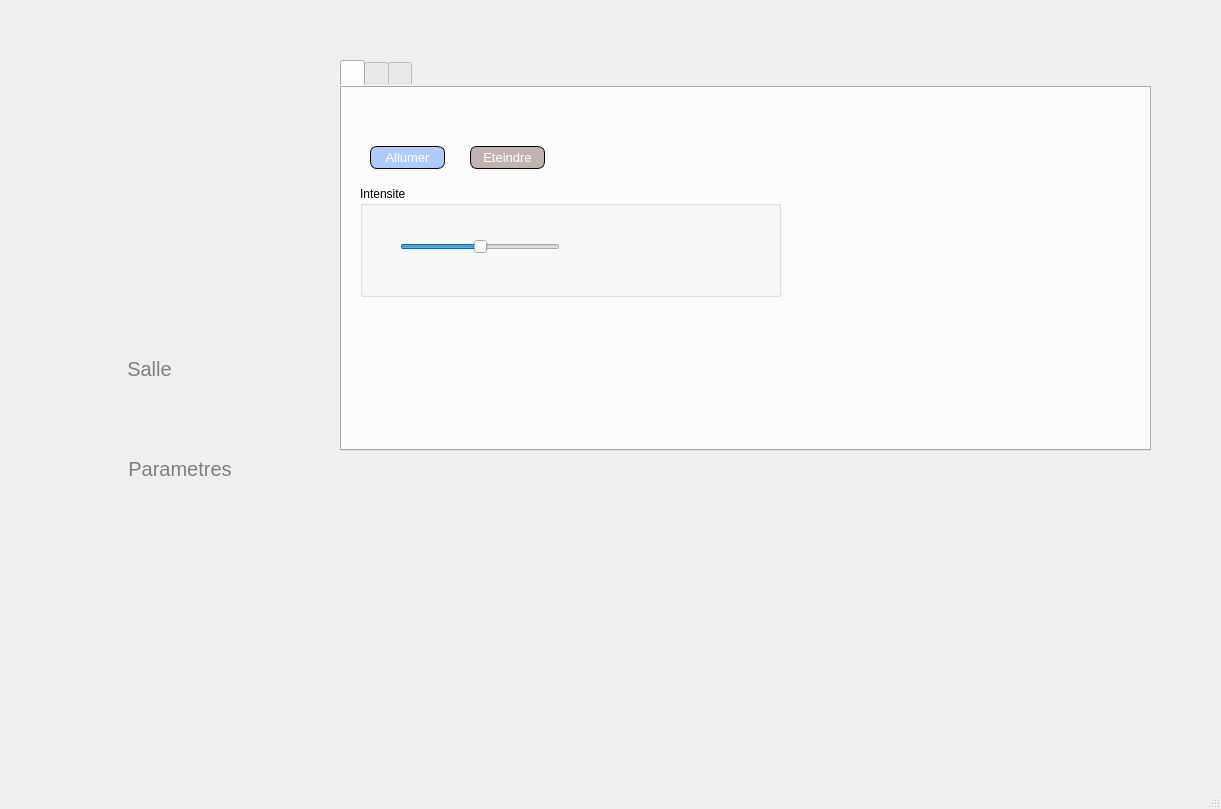
<?xml version="1.0" encoding="UTF-8"?>
<ui version="4.0">
 <class>classe</class>
 <widget class="QMainWindow" name="classe">
  <property name="geometry">
   <rect>
    <x>0</x>
    <y>0</y>
    <width>1221</width>
    <height>809</height>
   </rect>
  </property>
  <property name="windowTitle">
   <string>MainWindow</string>
  </property>
  <property name="styleSheet">
   <string notr="true">#menuWindow {
background:  QLinearGradient(x1: 0, y1: 0, x2: 0, y2: 1, stop: 0 #eef, stop: 1 #ccf);
}

#mainFrame {
border: 3px solid gray;
border-radius: 40px;
background: QLinearGradient(x1: 0, y1: 0, x2: 0, y2: 1, stop: 0 #eef, stop: 1 #ccf);
}
QLineEdit {
padding: 2px;
border-style: solid;
border:2px solid gray ;

border-radius: 8px;


}

QDateEdit 
{
padding: 1px;
border-style: solid;
border: 2px solid gray;
border-radius: 8px;
}


QPushButton {
color: white;

background-color: QLinearGradient( x1: 0, y1: 0, x2: 0, y2: 1, stop: 0 #88d, stop: 0.1 #99e, stop: 0.49 #77c, stop: 0.5 #66b, stop: 1 #77c);
border-width: 1px;
border-color: #339;
border-style: solid;
border-radius: 7;
padding: 3px;
font-size: 13px;
padding-left: 5px;
padding-right: 5px;

}


QLabel {
color :  QLinearGradient( x1: 0, y1: 0, x2: 0, y2: 1, stop: 0 #88d, stop: 0.1 #99e, stop: 0.49 #77c, stop: 0.5 #66b, stop: 1 #77c);
font-weight: bold;
font-size: 15px;
}</string>
  </property>
  <widget class="QWidget" name="centralwidget">
   <widget class="QPushButton" name="retour">
    <property name="geometry">
     <rect>
      <x>220</x>
      <y>528</y>
      <width>71</width>
      <height>61</height>
     </rect>
    </property>
    <property name="styleSheet">
     <string notr="true">#retour {
background-color: transparent;
border-image: url(:/img/img/retour.jpg);
background: none;
border: none;
background-repeat: none;
color : gray ;

font-size: 20px;
}</string>
    </property>
    <property name="text">
     <string/>
    </property>
   </widget>
   <widget class="QPushButton" name="pb_ajouter_4">
    <property name="geometry">
     <rect>
      <x>4</x>
      <y>448</y>
      <width>291</width>
      <height>41</height>
     </rect>
    </property>
    <property name="cursor">
     <cursorShape>PointingHandCursor</cursorShape>
    </property>
    <property name="styleSheet">
     <string notr="true">#pb_ajouter_4 {
background-color: transparent;
border-image: url(:/img/img/store.jpg);
background: none;
border: none;
background-repeat: none;
color : gray ;

font-size: 20px;
}</string>
    </property>
    <property name="text">
     <string>               Parametres    </string>
    </property>
   </widget>
   <widget class="QPushButton" name="pushButton_salle">
    <property name="geometry">
     <rect>
      <x>4</x>
      <y>338</y>
      <width>291</width>
      <height>61</height>
     </rect>
    </property>
    <property name="styleSheet">
     <string notr="true">#pushButton_salle {
background-color: transparent;
border-image: url(:/img/img/classe.jpg);
background: none;
border: none;
background-repeat: none;
color : gray ;

font-size: 20px;
}</string>
    </property>
    <property name="text">
     <string>Salle</string>
    </property>
   </widget>
   <widget class="QLabel" name="label">
    <property name="geometry">
     <rect>
      <x>0</x>
      <y>0</y>
      <width>301</width>
      <height>661</height>
     </rect>
    </property>
    <property name="styleSheet">
     <string notr="true">#label {
background-color: transparent;
border-image: url(:/img/img/espace etudiant.jpg);
background: none;
border: none;
background-repeat: none;
}</string>
    </property>
    <property name="text">
     <string/>
    </property>
   </widget>
   <widget class="QStackedWidget" name="stackedWidget">
    <property name="geometry">
     <rect>
      <x>330</x>
      <y>10</y>
      <width>871</width>
      <height>691</height>
     </rect>
    </property>
    <property name="currentIndex">
     <number>1</number>
    </property>
    <widget class="QWidget" name="page_1">
     <widget class="QGroupBox" name="groupBox">
      <property name="geometry">
       <rect>
        <x>50</x>
        <y>30</y>
        <width>651</width>
        <height>621</height>
       </rect>
      </property>
      <property name="title">
       <string>Classe</string>
      </property>
      <widget class="QPushButton" name="pb_supprimer">
       <property name="geometry">
        <rect>
         <x>120</x>
         <y>190</y>
         <width>75</width>
         <height>23</height>
        </rect>
       </property>
       <property name="cursor">
        <cursorShape>PointingHandCursor</cursorShape>
       </property>
       <property name="text">
        <string>Supprimer</string>
       </property>
      </widget>
      <widget class="QTextBrowser" name="textBrowser_Salle">
       <property name="geometry">
        <rect>
         <x>20</x>
         <y>310</y>
         <width>181</width>
         <height>31</height>
        </rect>
       </property>
       <property name="font">
        <font>
         <pointsize>11</pointsize>
        </font>
       </property>
       <property name="layoutDirection">
        <enum>Qt::RightToLeft</enum>
       </property>
       <property name="styleSheet">
        <string notr="true"/>
       </property>
       <property name="html">
        <string>&lt;!DOCTYPE HTML PUBLIC &quot;-//W3C//DTD HTML 4.0//EN&quot; &quot;http://www.w3.org/TR/REC-html40/strict.dtd&quot;&gt;
&lt;html&gt;&lt;head&gt;&lt;meta name=&quot;qrichtext&quot; content=&quot;1&quot; /&gt;&lt;style type=&quot;text/css&quot;&gt;
p, li { white-space: pre-wrap; }
&lt;/style&gt;&lt;/head&gt;&lt;body style=&quot; font-family:'MS Shell Dlg 2'; font-size:11pt; font-weight:400; font-style:normal;&quot;&gt;
&lt;p style=&quot;-qt-paragraph-type:empty; margin-top:0px; margin-bottom:0px; margin-left:0px; margin-right:0px; -qt-block-indent:0; text-indent:0px; font-size:8.25pt;&quot;&gt;&lt;br /&gt;&lt;/p&gt;&lt;/body&gt;&lt;/html&gt;</string>
       </property>
      </widget>
      <widget class="QLabel" name="label_6">
       <property name="geometry">
        <rect>
         <x>80</x>
         <y>30</y>
         <width>61</width>
         <height>16</height>
        </rect>
       </property>
       <property name="text">
        <string>Numero</string>
       </property>
      </widget>
      <widget class="QTableView" name="tabsalles">
       <property name="geometry">
        <rect>
         <x>210</x>
         <y>20</y>
         <width>401</width>
         <height>151</height>
        </rect>
       </property>
      </widget>
      <widget class="QLabel" name="label_7">
       <property name="geometry">
        <rect>
         <x>80</x>
         <y>130</y>
         <width>91</width>
         <height>16</height>
        </rect>
       </property>
       <property name="text">
        <string>Effectif</string>
       </property>
      </widget>
      <widget class="QLabel" name="label_10">
       <property name="geometry">
        <rect>
         <x>350</x>
         <y>320</y>
         <width>121</width>
         <height>16</height>
        </rect>
       </property>
       <property name="text">
        <string>Batiment</string>
       </property>
      </widget>
      <widget class="QLineEdit" name="lineEdit_nom_batiment">
       <property name="geometry">
        <rect>
         <x>20</x>
         <y>100</y>
         <width>171</width>
         <height>20</height>
        </rect>
       </property>
      </widget>
      <widget class="QPushButton" name="pushButton">
       <property name="geometry">
        <rect>
         <x>494</x>
         <y>420</y>
         <width>111</width>
         <height>23</height>
        </rect>
       </property>
       <property name="text">
        <string>Quitter</string>
       </property>
      </widget>
      <widget class="QLabel" name="label_9">
       <property name="geometry">
        <rect>
         <x>220</x>
         <y>320</y>
         <width>51</width>
         <height>16</height>
        </rect>
       </property>
       <property name="text">
        <string>Salle</string>
       </property>
      </widget>
      <widget class="QLabel" name="label_5">
       <property name="geometry">
        <rect>
         <x>80</x>
         <y>80</y>
         <width>91</width>
         <height>16</height>
        </rect>
       </property>
       <property name="text">
        <string>Batiment</string>
       </property>
      </widget>
      <widget class="QPushButton" name="pb_ajouter_5">
       <property name="geometry">
        <rect>
         <x>20</x>
         <y>220</y>
         <width>171</width>
         <height>23</height>
        </rect>
       </property>
       <property name="cursor">
        <cursorShape>PointingHandCursor</cursorShape>
       </property>
       <property name="text">
        <string>Actualiser/Ordonner</string>
       </property>
      </widget>
      <widget class="QPushButton" name="pb_ajouter_6">
       <property name="geometry">
        <rect>
         <x>20</x>
         <y>360</y>
         <width>591</width>
         <height>51</height>
        </rect>
       </property>
       <property name="cursor">
        <cursorShape>PointingHandCursor</cursorShape>
       </property>
       <property name="styleSheet">
        <string notr="true"/>
       </property>
       <property name="text">
        <string>- - - - - - - - - -   Eteindre Toutes Les Salles  - - - - - - - - - -</string>
       </property>
      </widget>
      <widget class="QTextBrowser" name="textBrowser_historique">
       <property name="geometry">
        <rect>
         <x>210</x>
         <y>170</y>
         <width>401</width>
         <height>41</height>
        </rect>
       </property>
       <property name="styleSheet">
        <string notr="true">color: rgb(0, 0, 0);</string>
       </property>
       <property name="html">
        <string>&lt;!DOCTYPE HTML PUBLIC &quot;-//W3C//DTD HTML 4.0//EN&quot; &quot;http://www.w3.org/TR/REC-html40/strict.dtd&quot;&gt;
&lt;html&gt;&lt;head&gt;&lt;meta name=&quot;qrichtext&quot; content=&quot;1&quot; /&gt;&lt;style type=&quot;text/css&quot;&gt;
p, li { white-space: pre-wrap; }
&lt;/style&gt;&lt;/head&gt;&lt;body style=&quot; font-family:'MS Shell Dlg 2'; font-size:8.25pt; font-weight:400; font-style:normal;&quot;&gt;
&lt;p style=&quot; margin-top:0px; margin-bottom:0px; margin-left:0px; margin-right:0px; -qt-block-indent:0; text-indent:0px;&quot;&gt;&lt;span style=&quot; color:#000000;&quot;&gt;   &lt;/span&gt;&lt;/p&gt;
&lt;p style=&quot; margin-top:0px; margin-bottom:0px; margin-left:0px; margin-right:0px; -qt-block-indent:0; text-indent:0px;&quot;&gt;&lt;span style=&quot; color:#000000;&quot;&gt;  En Attente d'instructions...&lt;/span&gt;&lt;/p&gt;&lt;/body&gt;&lt;/html&gt;</string>
       </property>
      </widget>
      <widget class="QPushButton" name="pb_ajouter_2">
       <property name="geometry">
        <rect>
         <x>20</x>
         <y>190</y>
         <width>75</width>
         <height>23</height>
        </rect>
       </property>
       <property name="cursor">
        <cursorShape>PointingHandCursor</cursorShape>
       </property>
       <property name="text">
        <string>Ajouter</string>
       </property>
      </widget>
      <widget class="QLineEdit" name="lineEdit_numero_salle">
       <property name="geometry">
        <rect>
         <x>20</x>
         <y>50</y>
         <width>171</width>
         <height>20</height>
        </rect>
       </property>
      </widget>
      <widget class="QTextBrowser" name="textBrowser_Batiment">
       <property name="geometry">
        <rect>
         <x>430</x>
         <y>310</y>
         <width>181</width>
         <height>31</height>
        </rect>
       </property>
       <property name="font">
        <font>
         <pointsize>11</pointsize>
        </font>
       </property>
       <property name="styleSheet">
        <string notr="true"/>
       </property>
       <property name="html">
        <string>&lt;!DOCTYPE HTML PUBLIC &quot;-//W3C//DTD HTML 4.0//EN&quot; &quot;http://www.w3.org/TR/REC-html40/strict.dtd&quot;&gt;
&lt;html&gt;&lt;head&gt;&lt;meta name=&quot;qrichtext&quot; content=&quot;1&quot; /&gt;&lt;style type=&quot;text/css&quot;&gt;
p, li { white-space: pre-wrap; }
&lt;/style&gt;&lt;/head&gt;&lt;body style=&quot; font-family:'MS Shell Dlg 2'; font-size:11pt; font-weight:400; font-style:normal;&quot;&gt;
&lt;p style=&quot;-qt-paragraph-type:empty; margin-top:0px; margin-bottom:0px; margin-left:0px; margin-right:0px; -qt-block-indent:0; text-indent:0px; font-size:8.25pt;&quot;&gt;&lt;br /&gt;&lt;/p&gt;&lt;/body&gt;&lt;/html&gt;</string>
       </property>
      </widget>
      <widget class="QLineEdit" name="lineEdit_effectif">
       <property name="geometry">
        <rect>
         <x>20</x>
         <y>150</y>
         <width>171</width>
         <height>20</height>
        </rect>
       </property>
      </widget>
     </widget>
    </widget>
    <widget class="QWidget" name="page_2">
     <widget class="QTabWidget" name="tabWidget">
      <property name="enabled">
       <bool>true</bool>
      </property>
      <property name="geometry">
       <rect>
        <x>10</x>
        <y>50</y>
        <width>811</width>
        <height>391</height>
       </rect>
      </property>
      <property name="autoFillBackground">
       <bool>false</bool>
      </property>
      <property name="styleSheet">
       <string notr="true">border-color: rgb(0, 0, 0);</string>
      </property>
      <property name="currentIndex">
       <number>0</number>
      </property>
      <widget class="QWidget" name="tab">
       <attribute name="title">
        <string/>
       </attribute>
       <widget class="QPushButton" name="pushButton_2">
        <property name="geometry">
         <rect>
          <x>30</x>
          <y>60</y>
          <width>75</width>
          <height>23</height>
         </rect>
        </property>
        <property name="styleSheet">
         <string notr="true">background-color: rgb(175, 203, 255);</string>
        </property>
        <property name="text">
         <string>Allumer</string>
        </property>
       </widget>
       <widget class="QPushButton" name="pushButton_3">
        <property name="geometry">
         <rect>
          <x>130</x>
          <y>60</y>
          <width>75</width>
          <height>23</height>
         </rect>
        </property>
        <property name="styleSheet">
         <string notr="true">background-color: rgb(194, 179, 179);</string>
        </property>
        <property name="text">
         <string>Eteindre</string>
        </property>
       </widget>
       <widget class="QGroupBox" name="groupBox_2">
        <property name="geometry">
         <rect>
          <x>20</x>
          <y>100</y>
          <width>421</width>
          <height>111</height>
         </rect>
        </property>
        <property name="title">
         <string>Intensite</string>
        </property>
        <widget class="QSlider" name="horizontalSlider">
         <property name="geometry">
          <rect>
           <x>40</x>
           <y>50</y>
           <width>160</width>
           <height>22</height>
          </rect>
         </property>
         <property name="cursor">
          <cursorShape>ArrowCursor</cursorShape>
         </property>
         <property name="styleSheet">
          <string notr="true">color: rgb(0, 0, 0);</string>
         </property>
         <property name="singleStep">
          <number>20</number>
         </property>
         <property name="sliderPosition">
          <number>50</number>
         </property>
         <property name="orientation">
          <enum>Qt::Horizontal</enum>
         </property>
        </widget>
       </widget>
      </widget>
      <widget class="QWidget" name="tab_2">
       <attribute name="title">
        <string/>
       </attribute>
       <widget class="QGroupBox" name="groupBox_3">
        <property name="geometry">
         <rect>
          <x>280</x>
          <y>30</y>
          <width>291</width>
          <height>261</height>
         </rect>
        </property>
        <property name="title">
         <string>GroupBox</string>
        </property>
        <widget class="QSlider" name="verticalSlider_2">
         <property name="geometry">
          <rect>
           <x>40</x>
           <y>50</y>
           <width>22</width>
           <height>160</height>
          </rect>
         </property>
         <property name="singleStep">
          <number>5</number>
         </property>
         <property name="sliderPosition">
          <number>70</number>
         </property>
         <property name="orientation">
          <enum>Qt::Vertical</enum>
         </property>
        </widget>
        <widget class="QPushButton" name="pushButton_5">
         <property name="geometry">
          <rect>
           <x>80</x>
           <y>30</y>
           <width>181</width>
           <height>191</height>
          </rect>
         </property>
         <property name="styleSheet">
          <string notr="true">QPushButton {
background-image: url(:images/volets.png);
border: none;
}
</string>
         </property>
         <property name="text">
          <string>PushButton</string>
         </property>
        </widget>
       </widget>
       <widget class="QRadioButton" name="radioButton">
        <property name="geometry">
         <rect>
          <x>60</x>
          <y>120</y>
          <width>82</width>
          <height>17</height>
         </rect>
        </property>
        <property name="text">
         <string>Manuel</string>
        </property>
       </widget>
       <widget class="QRadioButton" name="radioButton_2">
        <property name="geometry">
         <rect>
          <x>60</x>
          <y>150</y>
          <width>82</width>
          <height>17</height>
         </rect>
        </property>
        <property name="text">
         <string>Automatique</string>
        </property>
       </widget>
       <widget class="QLineEdit" name="Heure_temp">
        <property name="geometry">
         <rect>
          <x>60</x>
          <y>200</y>
          <width>113</width>
          <height>20</height>
         </rect>
        </property>
        <property name="text">
         <string>Horaire actuelle</string>
        </property>
       </widget>
      </widget>
      <widget class="QWidget" name="tab_3">
       <attribute name="title">
        <string/>
       </attribute>
       <widget class="QLineEdit" name="lineEdit_id_3">
        <property name="geometry">
         <rect>
          <x>110</x>
          <y>60</y>
          <width>113</width>
          <height>20</height>
         </rect>
        </property>
       </widget>
       <widget class="QLabel" name="label_8">
        <property name="geometry">
         <rect>
          <x>10</x>
          <y>120</y>
          <width>47</width>
          <height>13</height>
         </rect>
        </property>
        <property name="text">
         <string>Nom</string>
        </property>
       </widget>
       <widget class="QLineEdit" name="lineEdit_nom_2">
        <property name="geometry">
         <rect>
          <x>110</x>
          <y>120</y>
          <width>113</width>
          <height>20</height>
         </rect>
        </property>
       </widget>
       <widget class="QLabel" name="label_11">
        <property name="geometry">
         <rect>
          <x>10</x>
          <y>60</y>
          <width>91</width>
          <height>16</height>
         </rect>
        </property>
        <property name="text">
         <string>Identifiant</string>
        </property>
       </widget>
       <widget class="QLineEdit" name="lineEdit_prenom_2">
        <property name="geometry">
         <rect>
          <x>110</x>
          <y>180</y>
          <width>113</width>
          <height>20</height>
         </rect>
        </property>
       </widget>
       <widget class="QPushButton" name="pb_ajouter_3">
        <property name="geometry">
         <rect>
          <x>10</x>
          <y>250</y>
          <width>75</width>
          <height>23</height>
         </rect>
        </property>
        <property name="text">
         <string>Ajouter</string>
        </property>
       </widget>
       <widget class="QLabel" name="label_12">
        <property name="geometry">
         <rect>
          <x>10</x>
          <y>180</y>
          <width>91</width>
          <height>16</height>
         </rect>
        </property>
        <property name="text">
         <string>Prénom</string>
        </property>
       </widget>
       <widget class="QTableView" name="tabetudiant_2">
        <property name="geometry">
         <rect>
          <x>240</x>
          <y>50</y>
          <width>501</width>
          <height>181</height>
         </rect>
        </property>
       </widget>
       <widget class="QPushButton" name="pb_supprimer_2">
        <property name="geometry">
         <rect>
          <x>110</x>
          <y>250</y>
          <width>75</width>
          <height>23</height>
         </rect>
        </property>
        <property name="text">
         <string>Supprimer</string>
        </property>
       </widget>
       <widget class="QTextBrowser" name="textBrowser_historique_2">
        <property name="geometry">
         <rect>
          <x>240</x>
          <y>230</y>
          <width>501</width>
          <height>41</height>
         </rect>
        </property>
        <property name="styleSheet">
         <string notr="true">color: rgb(255, 0, 0);</string>
        </property>
        <property name="html">
         <string>&lt;!DOCTYPE HTML PUBLIC &quot;-//W3C//DTD HTML 4.0//EN&quot; &quot;http://www.w3.org/TR/REC-html40/strict.dtd&quot;&gt;
&lt;html&gt;&lt;head&gt;&lt;meta name=&quot;qrichtext&quot; content=&quot;1&quot; /&gt;&lt;style type=&quot;text/css&quot;&gt;
p, li { white-space: pre-wrap; }
&lt;/style&gt;&lt;/head&gt;&lt;body style=&quot; font-family:'MS Shell Dlg 2'; font-size:8.25pt; font-weight:400; font-style:normal;&quot;&gt;
&lt;p style=&quot; margin-top:0px; margin-bottom:0px; margin-left:0px; margin-right:0px; -qt-block-indent:0; text-indent:0px;&quot;&gt;&lt;span style=&quot; color:#000000;&quot;&gt;   &lt;/span&gt;&lt;/p&gt;
&lt;p style=&quot; margin-top:0px; margin-bottom:0px; margin-left:0px; margin-right:0px; -qt-block-indent:0; text-indent:0px;&quot;&gt;&lt;span style=&quot; color:#000000;&quot;&gt;  En Attente d'instructions...&lt;/span&gt;&lt;/p&gt;&lt;/body&gt;&lt;/html&gt;</string>
        </property>
       </widget>
       <widget class="QPushButton" name="pb_ajouter_7">
        <property name="geometry">
         <rect>
          <x>480</x>
          <y>280</y>
          <width>121</width>
          <height>21</height>
         </rect>
        </property>
        <property name="text">
         <string>Ordre Alphabetique</string>
        </property>
       </widget>
       <widget class="QLineEdit" name="lineEdit">
        <property name="geometry">
         <rect>
          <x>610</x>
          <y>280</y>
          <width>131</width>
          <height>20</height>
         </rect>
        </property>
       </widget>
       <widget class="QPushButton" name="pushButton_faire_appel">
        <property name="geometry">
         <rect>
          <x>240</x>
          <y>280</y>
          <width>75</width>
          <height>23</height>
         </rect>
        </property>
        <property name="text">
         <string>Appel</string>
        </property>
       </widget>
      </widget>
     </widget>
    </widget>
   </widget>
   <zorder>label</zorder>
   <zorder>retour</zorder>
   <zorder>pb_ajouter_4</zorder>
   <zorder>pushButton_salle</zorder>
   <zorder>stackedWidget</zorder>
  </widget>
  <widget class="QMenuBar" name="menubar">
   <property name="geometry">
    <rect>
     <x>0</x>
     <y>0</y>
     <width>1221</width>
     <height>21</height>
    </rect>
   </property>
  </widget>
  <widget class="QStatusBar" name="statusbar"/>
 </widget>
 <resources/>
 <connections/>
</ui>
